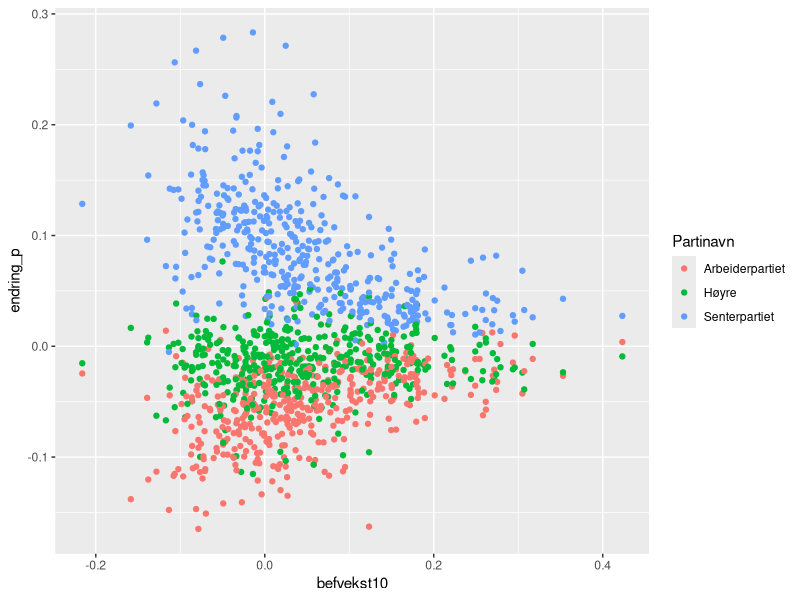
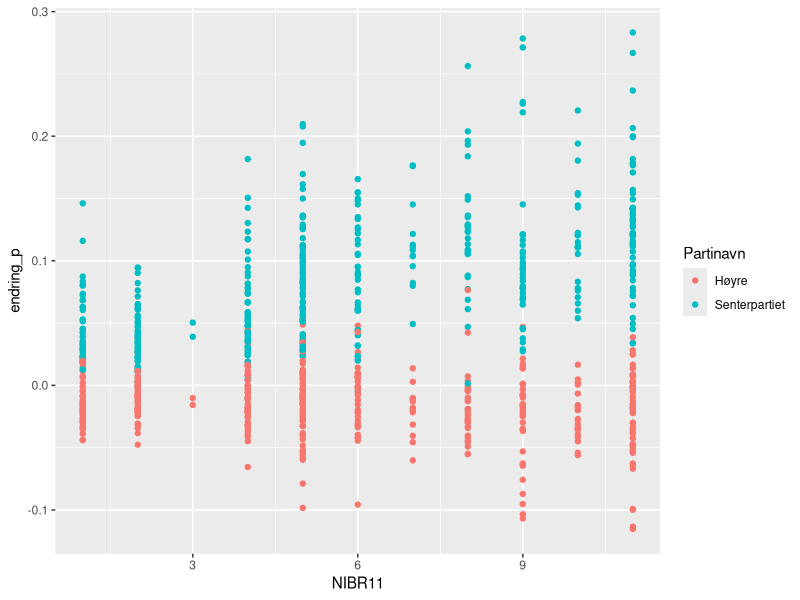
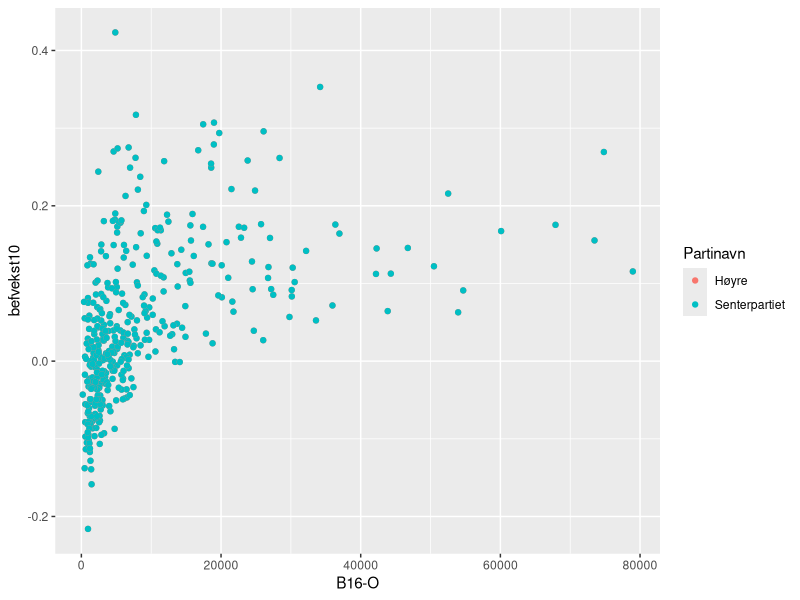

Reproduce these figures in R, in order.
library(tidyverse)
library(readxl)
library(stringr)

###Valgersultat

valg2017 <- read_csv2("valg2017_parti.csv")

kommune2017 <- valg2017 %>%
  group_by(Fylkenavn, Kommunenavn, Kommunenummer, Partikode, Partinavn) %>% 
  summarise( "stemmer17" = sum(`Antall stemmer totalt`)) %>%
  group_by(Fylkenavn, Kommunenavn, Kommunenummer) %>% 
  mutate( "prosent17" = stemmer17/sum (stemmer17))

valg2013 <- read_csv2("valg2013_parti.csv")

kommune2013 <- valg2013 %>%
  group_by(Kommunenummer, Partikode, Partinavn) %>% 
  summarise( "stemmer13" = sum(`Antall stemmer totalt`)) %>%
  group_by(Kommunenummer) %>% 
  mutate( "prosent13" = stemmer13/sum (stemmer13))


indeks <- read_xlsx("distriktstall.xlsx") %>% 
  separate(Kommunenavn, c("Kommunenummer", "Kommunenavn"), sep = " ", extra = "merge")


samlet <- left_join(kommune2017, kommune2013)
samlet <- left_join(samlet, indeks, by= "Kommunenummer")

samlet <- samlet %>% 
  mutate( endring_s = (stemmer17/stemmer13 -1)) %>% 
  mutate( endring_p = prosent17-prosent13)

samlet %>% 
  filter( Partikode=="SP"| Partikode=="A"| Partikode=="H") %>%
  filter( Kommunenummer!= "1871") %>% 
ggplot(aes(befvekst10, endring_p))+
  geom_point(aes(color=Partinavn))

samlet %>% 
  filter( Partikode=="SP"| Partikode=="H") %>%
  filter( Kommunenummer!= "1871") %>% 
  ggplot(aes(NIBR11, endring_p))+
  geom_point(aes(color=Partinavn))


samlet %>% 
  filter( Partikode=="SP"| Partikode=="H") %>%
  filter( `B16-O`<= 80000) %>% 
  ggplot(aes(`B16-O`, befvekst10))+
  geom_point(aes(color=Partinavn))



tonsberg <- valg2013 %>% 
  filter(Kommunenummer== "0706"| Kommunenummer=="0719"| Kommunenummer=="0720") %>% 
  group_by(Partikode, Partinavn) %>% 
  summarise(stemmer=sum(`Antall stemmer totalt`))


